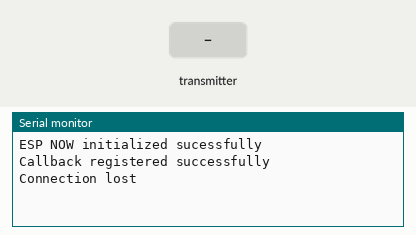
This program was run on a simulated ESP32. Shown: the last lines printed to the serial monitor. Inputs (shaded band) come from the test bench.

Above: at 1.2 s.
1.3 s: the transmitter starts sending left = 0
At 1.61 s:
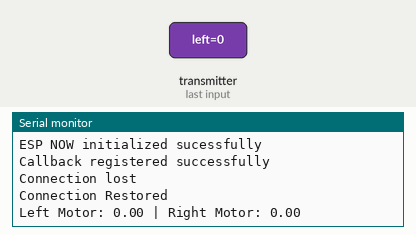
2.8 s: the transmitter starts sending right = 25
At 3.11 s:
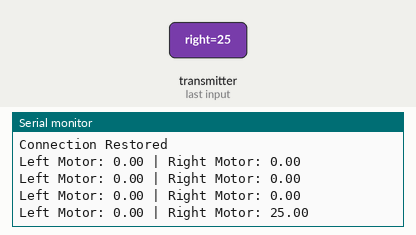
4.3 s: the transmitter starts sending left = 25
At 4.61 s:
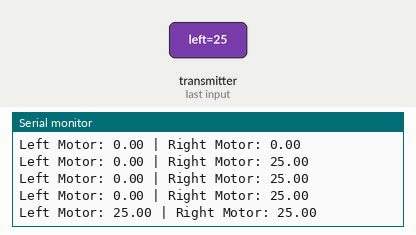
5.8 s: the transmitter starts sending right = 0
At 6.11 s:
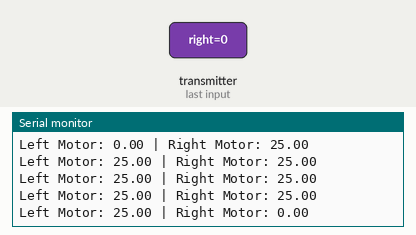

The program:

main.cpp
```cpp
#include <Arduino.h>
#include <WiFi.h>
#include <esp_now.h>

unsigned long lastPacketTime; // stores the last the time a valid data packet was recieved
unsigned long timeElapsed;
bool connectionLost = false;
struct MotorData {
    float left;
    float right;
};
MotorData receivedData = {};

//callback function that runs automatically after recieving a message
void onDataRecv(const uint8_t *mac, const uint8_t *incomingData, int len) {
    // validating size of packet
    if (len != sizeof(MotorData)) {
        Serial.println("Invalid packet size");
        return;
    }
    //incase connection was lost on a previous run
    if(connectionLost){
        Serial.println("Connection Restored");
    }
    connectionLost = false;
    memcpy(&receivedData, incomingData, sizeof(receivedData));
    lastPacketTime = millis();
    Serial.print("Left Motor: ");
    Serial.print(receivedData.left);
    Serial.print(" | Right Motor: ");
    Serial.println(receivedData.right);

}


void setup() {
    Serial.begin(115200);
    WiFi.mode(WIFI_STA);//puts the esp32 into station mode
    if(esp_now_init()!= ESP_OK){
       Serial.println("ESP NOW initialization failed");
       return;
    }
    Serial.println("ESP NOW initialized sucessfully");
    if (esp_now_register_recv_cb(onDataRecv) != ESP_OK) { //whenever a message arrive call my callback function
        Serial.println("Callback registration failed");
        return;
    }
    Serial.println("Callback registered successfully");
}

void loop() {
    // if its been more than 500ms since a valid packet has been recieved stop both motors
    timeElapsed = millis() - lastPacketTime;
    if(timeElapsed > 500 && !connectionLost){
        receivedData.left = 0;
        receivedData.right = 0;
        connectionLost = true;
        Serial.println("Connection lost");
    }

}
```

Measured:
- after the input at 1.3 s, the serial monitor: prints a new line at once (image 1)
- after the input at 2.8 s, the serial monitor: prints a new line at once (image 2)
- after the input at 4.3 s, the serial monitor: prints a new line at once (image 3)
- after the input at 5.8 s, the serial monitor: prints a new line at once (image 4)
